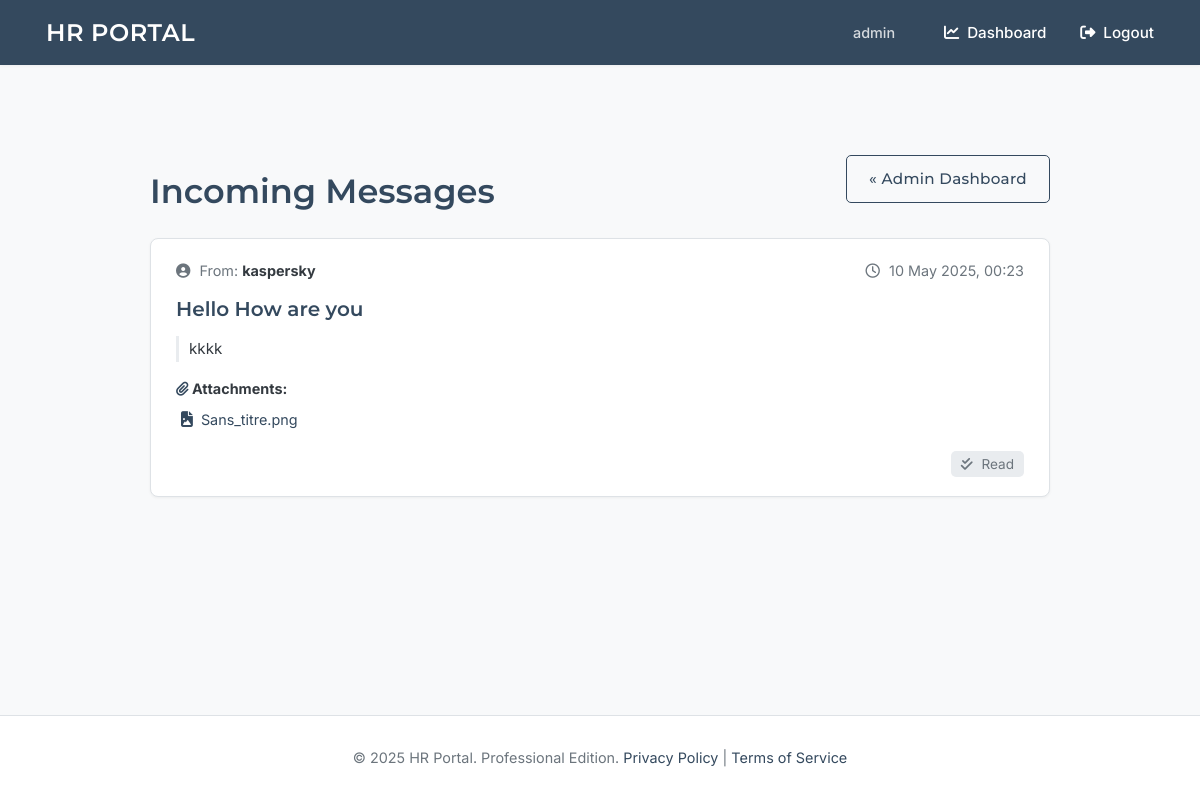
Page /admin/messages (signed in) on the committed database.
### tables this page shows
CREATE TABLE users (
    id INTEGER PRIMARY KEY AUTOINCREMENT,
    username TEXT UNIQUE NOT NULL,
    password_hash TEXT NOT NULL,
    is_admin BOOLEAN NOT NULL DEFAULT 0,
    full_name TEXT,             -- NEW
    gender TEXT,                -- NEW (e.g., 'male', 'female', 'other', 'prefer_not_to_say')
    department TEXT             -- NEW
);

CREATE TABLE messages (
    id INTEGER PRIMARY KEY AUTOINCREMENT,
    sender_id INTEGER NOT NULL,
    recipient_id INTEGER, -- Can be NULL if it's a general message to all admins
    subject TEXT NOT NULL,
    body TEXT NOT NULL,
    timestamp DATETIME DEFAULT CURRENT_TIMESTAMP,
    is_read BOOLEAN NOT NULL DEFAULT 0,
    FOREIGN KEY (sender_id) REFERENCES users (id)
    -- FOREIGN KEY (recipient_id) REFERENCES users (id) -- if direct to specific admin
);

CREATE TABLE attachments (
    id INTEGER PRIMARY KEY AUTOINCREMENT,
    message_id INTEGER NOT NULL,
    original_filename TEXT NOT NULL, -- Original name for display
    stored_filename TEXT NOT NULL UNIQUE, -- Secured, unique name on disk
    uploaded_at DATETIME DEFAULT CURRENT_TIMESTAMP,
    FOREIGN KEY (message_id) REFERENCES messages (id) ON DELETE CASCADE -- If message is deleted, delete attachments
);

### app.py (the view)
@app.route('/admin/messages')
@login_required
@admin_required
def admin_view_messages():
    db = get_db()
    messages_raw = db.execute("SELECT m.id, m.subject, m.body, m.timestamp, m.is_read, u.username as sender_username FROM messages m JOIN users u ON m.sender_id = u.id ORDER BY m.timestamp DESC").fetchall()
    processed_messages = []
    for row in messages_raw:
        item = dict(row); ts_val = item.get('timestamp')
        if isinstance(ts_val, datetime): item['timestamp'] = ts_val
        elif isinstance(ts_val, (str,bytes)): item['timestamp'] = convert_datetime_iso(ts_val if isinstance(ts_val, bytes) else ts_val.encode())
        else: item['timestamp'] = None
        item['attachments'] = db.execute('SELECT id, original_filename, stored_filename FROM attachments WHERE message_id = ?', (item['id'],)).fetchall()
        processed_messages.append(item)
    return render_template('admin_view_messages.html', messages=processed_messages)

### app.py (called while the page is built)
def get_db():
    if 'db' not in g:
        try:
            os.makedirs(app.instance_path, exist_ok=True)
            os.makedirs(app.config['UPLOAD_FOLDER'], exist_ok=True)
            os.makedirs(app.config['PAYSLIP_UPLOAD_FOLDER'], exist_ok=True)
            os.makedirs(app.config['VACATION_APPROVAL_UPLOAD_FOLDER'], exist_ok=True)
        except OSError as e:
            app.logger.error(f"Error creating instance/upload paths: {e}")
        g.db = sqlite3.connect(app.config['DATABASE'], detect_types=sqlite3.PARSE_DECLTYPES)
        g.db.row_factory = sqlite3.Row
    return g.db

def convert_datetime_iso(val): # Expects bytes
    if not val: return None
    val_str = val.decode()
    try: return datetime.fromisoformat(val_str.replace("Z", "+00:00"))
    except (ValueError, AttributeError):
        try: return datetime.strptime(val_str, "%Y-%m-%d %H:%M:%S.%f")
        except (ValueError, AttributeError):
            try: return datetime.strptime(val_str, "%Y-%m-%d %H:%M:%S")
            except (ValueError, AttributeError): app.logger.warning(f"Could not parse datetime: {val_str}"); return None

def login_required(view):
    @wraps(view)
    def wrapped_view(**kwargs):
        if getattr(g, 'user', None) is None:
            flash('Please log in to access this page.', 'error'); return redirect(url_for('login', next=request.url))
        return view(**kwargs)
    return wrapped_view

def admin_required(view):
    @wraps(view)
    def wrapped_view(**kwargs):
        current_user = getattr(g, 'user', None)
        if not current_user or not current_user['is_admin']:
            flash('Admin access required for this page.', 'error'); return redirect(url_for('dashboard'))
        return view(**kwargs)
    return wrapped_view

@app.before_request
def load_logged_in_user():
    user_id = session.get('user_id'); g.user = None
    if user_id is not None:
        g.user = get_db().execute('SELECT id, username, is_admin, full_name, gender, department FROM users WHERE id = ?', (user_id,)).fetchone()

@app.context_processor
def inject_now(): return {'now': datetime.utcnow()}

@app.template_filter()
@pass_eval_context
def nl2br(eval_ctx, value):
    if not value: return ""
    br = Markup("<br>\n"); str_value = str(value) if not isinstance(value, str) else value
    processed_value = str_value
    if eval_ctx.autoescape: processed_value = escape(str_value)
    result = processed_value.replace('\n', br)
    return Markup(result)

### templates/admin_view_messages.html (shortened to what this page needs)
{% extends 'base.html' %}
{% block content %}
<div class="admin-messages-container">
    <header class="panel-header" style="display:flex; justify-content:space-between; align-items:center; margin-bottom:20px;">
        <h1 class="page-title" style="margin-bottom:0;">Incoming Messages</h1>
        <a href="{{ url_for('dashboard') }}" class="btn btn-sm btn-outline-primary">« Admin Dashboard</a>
    </header>
    {% if messages %}
        <ul class="messages-list">
            {% for message in messages %}
            <li class="message-item {% if not message.is_read %}message-unread{% endif %}">
                <div class="message-header">
                    <span class="sender-info">
                        <i class="fas fa-user-circle"></i> From: <strong>{{ message.sender_username }}</strong>
                    </span>
                    <span class="timestamp">
                        <i class="far fa-clock"></i>
                        {% if message.timestamp %}{{ message.timestamp.strftime('%d %b %Y, %H:%M') }}{% else %}N/A{% endif %}
                    </span>
                </div>
                <h3 class="message-subject">{{ message.subject }}</h3>
                <div class="message-body">
                    {{ message.body|nl2br }}
                </div>
                {% if message.attachments %}
                <div class="message-attachments">
                    <strong><i class="fas fa-paperclip"></i> Attachments:</strong>
                    <ul>
                        {% for att in message.attachments %}
                        <li>
                            <a href="{{ url_for('uploaded_file', filename=att.stored_filename) }}" target="_blank">
                                <i class="fas {% if att.original_filename.endswith('.pdf') %}fa-file-pdf{% elif att.original_filename.endswith(('.png', '.jpg', '.jpeg', '.gif')) %}fa-file-image{% elif att.original_filename.endswith(('.doc', '.docx')) %}fa-file-word{% elif att.original_filename.endswith(('.xls', '.xlsx')) %}fa-file-excel{% else %}fa-file-alt{% endif %}"></i>
                                {{ att.original_filename }}
                            </a>
                        </li>
                        {% endfor %}
                    </ul>
                </div>
                {% endif %}
                <div class="message-actions">
                    {% if not message.is_read %}
                    <form method="post" action="{{ url_for('admin_mark_message_read', message_id=message.id) }}" style="display:inline;">
                        <button type="submit" class="btn btn-sm btn-outline-primary"><i class="fas fa-check"></i> Mark as Read</button>
                    </form>
                    {% else %}
                    <span class="status-tag status-read"><i class="fas fa-check-double"></i> Read</span>
                    {% endif %}
                </div>
            </li>
            {% endfor %}
        </ul>
    {% else %}
        <div class="panel-empty-state" style="background-color: var(--card-bg); padding: 30px; border-radius: var(--border-radius-md); box-shadow: var(--shadow-sm);">
            <i class="fas fa-envelope-open fa-2x"></i>
            <p>No messages found in the inbox.</p>
        </div>
    {% endif %}
</div>
{% endblock %}

### templates/base.html (shortened to what this page needs)
<!doctype html>
<html lang="en">
<head>
    <link rel="stylesheet" href="https://cdnjs.cloudflare.com/ajax/libs/font-awesome/6.4.0/css/all.min.css">
    <link rel="stylesheet" href="https://cdn.jsdelivr.net/npm/flatpickr/dist/flatpickr.min.css">
</head>
<body>
    <nav class="navbar">
        <a href="{{ url_for('index') }}" class="site-title">HR PORTAL</a>
        <div class="right">
            {% if g.user %}
                <span>{{ g.user.username }}</span>
                <a href="{{ url_for('dashboard') }}"><i class="fas fa-chart-line fa-fw"></i> Dashboard</a>
                <a href="{{ url_for('logout') }}"><i class="fas fa-sign-out-alt fa-fw"></i> Logout</a>
            {% else %}
                <a href="{{ url_for('login') }}"><i class="fas fa-sign-in-alt fa-fw"></i> Login</a>
                <a href="{{ url_for('register') }}"><i class="fas fa-user-plus fa-fw"></i> Register</a>
            {% endif %}
        </div>
    </nav>
    <main class="container">
        {% block content %}{% endblock %}
    </main>
    <footer>
        © {{ now.year if now else '2024' }} HR Portal. Professional Edition.
        <a href="#">Privacy Policy</a> | <a href="#">Terms of Service</a>
    </footer>
</body>
</html>

### templates/base.html (style rules this page uses)
:root { --primary-color: #34495e; --secondary-color: #b28c5e; --accent-color: #48a9a6; --background-color: #f8f9fa; --card-bg: #ffffff; --text-color-dark: #343a40; --text-color-headings: var(--primary-color); --text-color-light: #6c757d; --border-color: #dee2e6; --border-radius-md: 8px; --border-radius-sm: 5px; --shadow-sm: 0 1px 3px rgba(0, 0, 0, 0.05); --shadow-md: 0 4px 10px rgba(0, 0, 0, 0.07); --font-family-headings: 'Montserrat', sans-serif; --font-family-body: 'Inter', sans-serif; }
*, *::before, *::after { box-sizing: border-box; }
body { font-family: var(--font-family-body); font-weight: 400; margin: 0; background-color: var(--background-color); color: var(--text-color-dark); line-height: 1.65; display: flex; flex-direction: column; min-height: 100vh; }
.navbar { background-color: var(--primary-color); padding: 0 30px; box-shadow: var(--shadow-sm); display: flex; justify-content: space-between; align-items: center; height: 65px; position: sticky; top: 0; z-index: 1000; }
.navbar a, .navbar span { color: #ffffff; padding: 10px 16px; text-decoration: none; font-size: 0.95em; font-weight: 500; transition: background-color 0.2s; display: inline-flex; align-items: center; }
.navbar .site-title { font-family: var(--font-family-headings); font-weight: 600; font-size: 1.5em; letter-spacing: 0.5px; }
.navbar .right { display: flex; align-items: center; }
.navbar .right span { margin-right: 15px; font-size: 0.9em; opacity: 0.8; }
.navbar .right a i { margin-right: 6px; }
.container { width: 100%; margin: 30px auto; padding: 0 20px; flex-grow: 1; }
.page-title { font-family: var(--font-family-headings); font-weight: 600; font-size: 2.1em; color: var(--text-color-headings); margin-bottom: 10px; }
.btn { display: inline-block; background-color: var(--primary-color); color: white; padding: 10px 22px; border: 1px solid var(--primary-color); border-radius: var(--border-radius-sm); text-decoration: none; font-size: 0.95em; font-weight: 500; font-family: var(--font-family-headings); letter-spacing: 0.3px; cursor: pointer; text-align: center; vertical-align: middle; transition: background-color 0.2s, border-color 0.2s, color 0.2s, transform 0.1s; }
.btn-outline-primary { background-color: transparent; color: var(--primary-color); border: 1px solid var(--primary-color); }
footer { text-align: center; padding: 30px 20px; background-color: var(--card-bg); color: var(--text-color-light); margin-top: auto; font-size: 0.9em; border-top: 1px solid var(--border-color); }
footer a { color: var(--primary-color); text-decoration: none; }

### templates/admin_view_messages.html (style rules this page uses)
.admin-messages-container { max-width: 900px; margin: 20px auto; }
.messages-list { list-style: none; padding: 0; }
.message-item { background-color: var(--card-bg); border: 1px solid var(--border-color); border-radius: var(--border-radius-md); margin-bottom: 20px; padding: 20px 25px; box-shadow: var(--shadow-sm); transition: box-shadow 0.2s; }
.message-header { display: flex; justify-content: space-between; align-items: center; margin-bottom: 10px; font-size: 0.9em; color: var(--text-color-light); }
.message-header i { margin-right: 5px; }
.sender-info strong { color: var(--text-color-dark); }
.message-subject { font-family: var(--font-family-headings); font-size: 1.25em; font-weight: 600; color: var(--text-color-headings); margin: 0 0 10px 0; }
.message-body { font-size: 0.95em; line-height: 1.7; margin-bottom: 15px; color: var(--text-color-dark); padding-left: 10px; border-left: 3px solid #e9ecef; }
.message-attachments { margin-top: 15px; margin-bottom: 15px; font-size: 0.9em; }
.message-attachments strong i { color: var(--primary-color); }
.message-attachments ul { list-style: none; padding-left: 5px; margin-top: 5px; }
.message-attachments li a { text-decoration: none; color: var(--primary-color); display: inline-flex; align-items: center; padding: 3px 0; }
.message-attachments li i { margin-right: 8px; font-size: 1.1em; }
.message-actions { margin-top: 15px; text-align: right; }
.status-tag.status-read { background-color: #e9ecef; color: var(--text-color-light); padding: 5px 10px; border-radius: var(--border-radius-sm); font-size: 0.85em; }
.status-tag.status-read i { margin-right: 5px; }

### rows in the picture
users: user.username "admin"
messages: sender_username "kaspersky", timestamp "10 May 2025, 00:23", subject "Hello How are you", body "kkkk", is_read True (drawn)
attachments: original_filename "Sans_titre.png"
